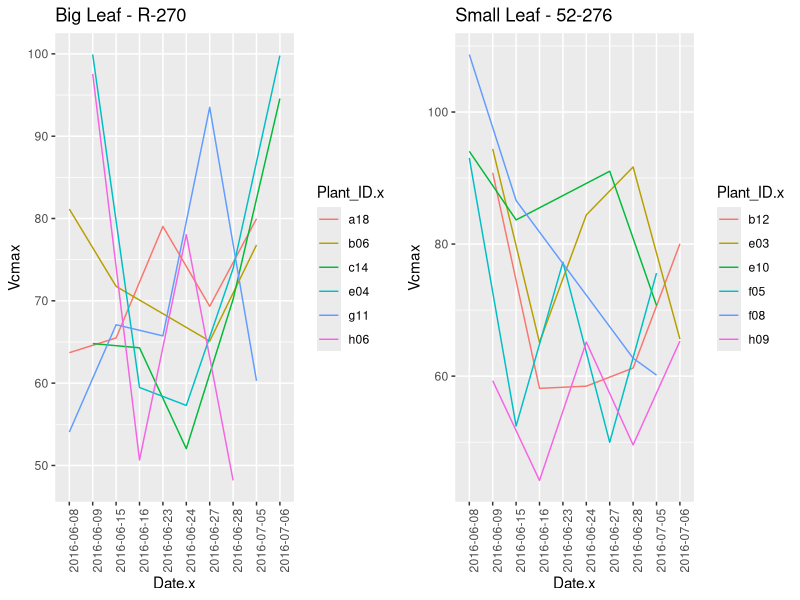
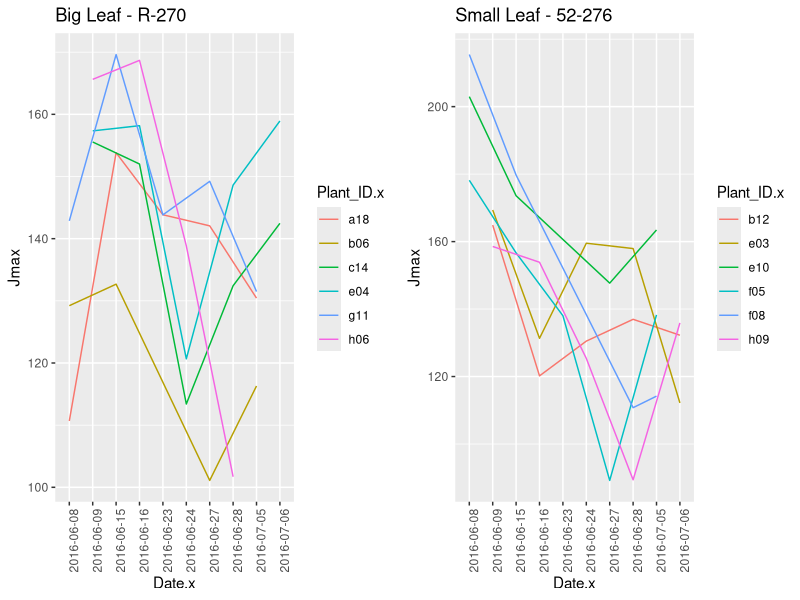
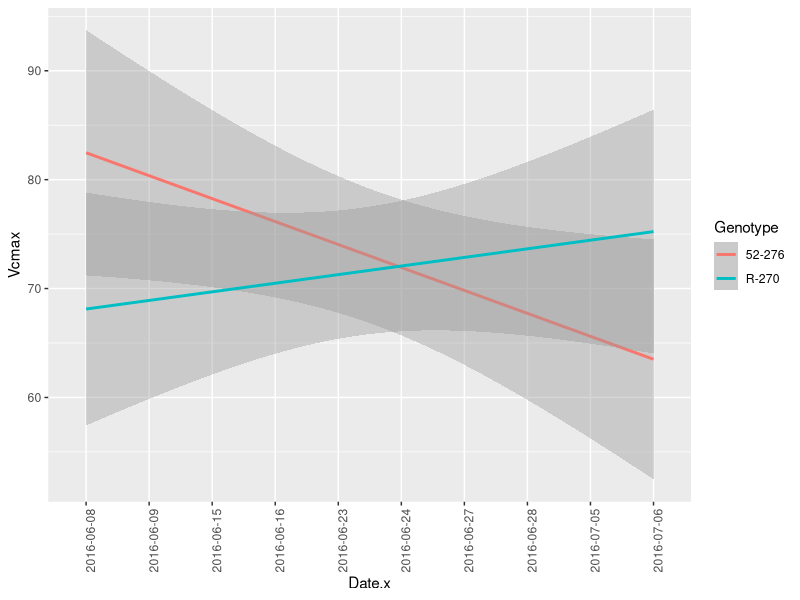
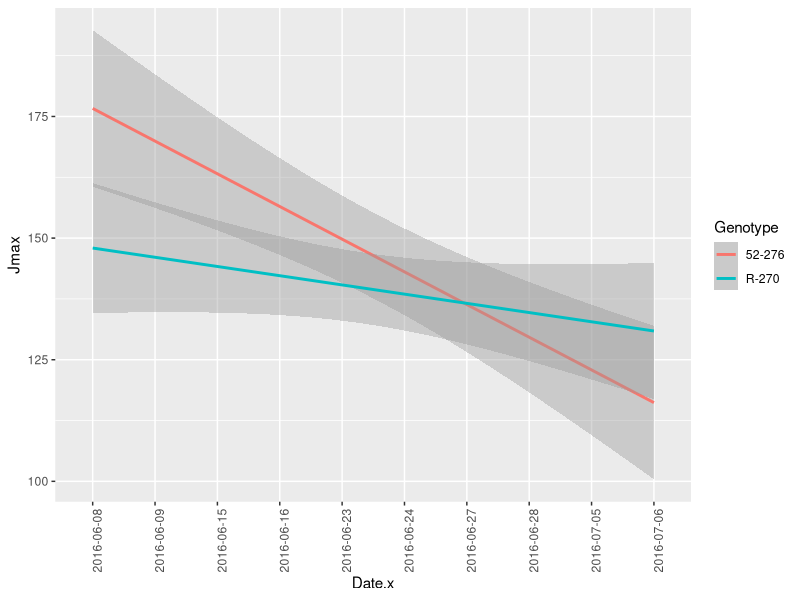

Here is the R script that generated these plots, in order:
## ---- chunk 1
merged <- read.csv("Merged_data_to_analyze.csv")
library(ggplot2)
library(gridExtra)
Big_Leaf <-subset(merged, Genotype=="R-270")
Small_Leaf<-subset(merged, Genotype=="52-276")

plot1 <- ggplot(Big_Leaf, aes(Date.x, Vcmax, colour=Plant_ID.x)) + geom_line(aes(group=Plant_ID.x))+ theme(axis.text.x = element_text(angle = 90, hjust = 1)) +
        ggtitle("Big Leaf - R-270")

plot2 <- ggplot(Small_Leaf, aes(Date.x, Vcmax, colour=Plant_ID.x)) + geom_line( aes(group=Plant_ID.x))+ theme(axis.text.x = element_text(angle = 90, hjust = 1)) +
        ggtitle("Small Leaf - 52-276")

grid.arrange(plot1, plot2, ncol=2)

## ---- chunk 2
merged <- read.csv("Merged_data_to_analyze.csv")
library(ggplot2)
library(gridExtra)
Big_Leaf <-subset(merged, Genotype=="R-270")
Small_Leaf<-subset(merged, Genotype=="52-276")

plot1 <- ggplot(Big_Leaf, aes(Date.x, Jmax, colour=Plant_ID.x)) + geom_line(aes(group=Plant_ID.x))+ theme(axis.text.x = element_text(angle = 90, hjust = 1)) +
        ggtitle("Big Leaf - R-270")

plot2 <- ggplot(Small_Leaf, aes(Date.x, Jmax, colour=Plant_ID.x)) + geom_line(aes(group=Plant_ID.x))+ theme(axis.text.x = element_text(angle = 90, hjust = 1)) +
        ggtitle("Small Leaf - 52-276")

grid.arrange(plot1, plot2, ncol=2)
## ---- chunk 3
merged <- read.csv("Merged_data_to_analyze.csv")
library(ggplot2)
ggplot(merged, aes(Date.x, Vcmax, colour=Genotype)) + geom_smooth(method="lm", aes(group=Genotype))+
        theme(axis.text.x = element_text(angle = 90, hjust = 1))
## ---- chunk 4
merged <- read.csv("Merged_data_to_analyze.csv")
library(ggplot2)
ggplot(merged, aes(Date.x, Jmax, colour=Genotype)) + stat_smooth(method="lm", aes(group=Genotype))+
        theme(axis.text.x = element_text(angle = 90, hjust = 1))
## ---- chunk 5
library(plyr)
func <- function(xx)
{
        return(data.frame(COR = cor(xx$Water_Pot, xx$Vcmax)))
}

ddply(merged, .(Genotype), func)
ddply(merged, .(Plant_ID.x), func)
## ---- chunk 6
library(plyr)
func <- function(xx)
{
        return(data.frame(COR = cor(xx$Water_Pot, xx$Jmax)))
}

ddply(merged, .(Genotype), func)
ddply(merged, .(Plant_ID.x), func)
## ---- chunk 7
library(plyr)
func <- function(xx)
{
        return(data.frame(COR = cor(xx$VPD, xx$Vcmax)))
}

ddply(merged, .(Genotype), func)
ddply(merged, .(Plant_ID.x), func)
## ---- chunk 8
library(plyr)
func <- function(xx)
{
        return(data.frame(COR = cor(xx$VPD, xx$Jmax)))
}

ddply(merged, .(Genotype), func)
ddply(merged, .(Plant_ID.x), func)
